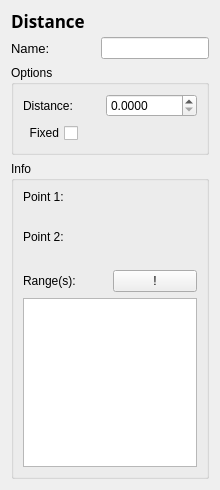
<ui version="4.0" >
 <class>DistanceDialog</class>
 <widget class="QWidget" name="DistanceDialog" >
  <property name="geometry" >
   <rect>
    <x>0</x>
    <y>0</y>
    <width>220</width>
    <height>490</height>
   </rect>
  </property>
  <property name="windowTitle" >
   <string>Form</string>
  </property>
  <layout class="QVBoxLayout" >
   <item>
    <widget class="QLabel" name="label_6" >
     <property name="maximumSize" >
      <size>
       <width>16777215</width>
       <height>20</height>
      </size>
     </property>
     <property name="font" >
      <font>
       <family>Sans Serif</family>
       <pointsize>13</pointsize>
       <weight>75</weight>
       <bold>true</bold>
      </font>
     </property>
     <property name="text" >
      <string>Distance</string>
     </property>
    </widget>
   </item>
   <item>
    <layout class="QHBoxLayout" >
     <property name="spacing" >
      <number>6</number>
     </property>
     <property name="leftMargin" >
      <number>0</number>
     </property>
     <property name="topMargin" >
      <number>0</number>
     </property>
     <property name="rightMargin" >
      <number>0</number>
     </property>
     <property name="bottomMargin" >
      <number>0</number>
     </property>
     <item>
      <widget class="QLabel" name="label_7" >
       <property name="font" >
        <font>
         <pointsize>10</pointsize>
        </font>
       </property>
       <property name="text" >
        <string>Name:</string>
       </property>
      </widget>
     </item>
     <item>
      <spacer>
       <property name="orientation" >
        <enum>Qt::Horizontal</enum>
       </property>
       <property name="sizeHint" >
        <size>
         <width>13</width>
         <height>15</height>
        </size>
       </property>
      </spacer>
     </item>
     <item>
      <widget class="QLineEdit" name="distanceName" />
     </item>
    </layout>
   </item>
   <item>
    <widget class="QGroupBox" name="groupBox_3" >
     <property name="maximumSize" >
      <size>
       <width>16777215</width>
       <height>100</height>
      </size>
     </property>
     <property name="title" >
      <string>Options</string>
     </property>
     <layout class="QVBoxLayout" >
      <item>
       <layout class="QGridLayout" >
        <property name="leftMargin" >
         <number>0</number>
        </property>
        <property name="topMargin" >
         <number>0</number>
        </property>
        <property name="rightMargin" >
         <number>0</number>
        </property>
        <property name="bottomMargin" >
         <number>0</number>
        </property>
        <property name="horizontalSpacing" >
         <number>20</number>
        </property>
        <property name="verticalSpacing" >
         <number>20</number>
        </property>
        <item row="0" column="1" >
         <widget class="QDoubleSpinBox" name="optionDistance" >
          <property name="decimals" >
           <number>4</number>
          </property>
          <property name="maximum" >
           <double>40000.000000000000000</double>
          </property>
         </widget>
        </item>
        <item row="0" column="0" >
         <widget class="QLabel" name="label_8" >
          <property name="text" >
           <string>Distance:</string>
          </property>
         </widget>
        </item>
       </layout>
      </item>
      <item>
       <layout class="QHBoxLayout" >
        <property name="spacing" >
         <number>6</number>
        </property>
        <property name="leftMargin" >
         <number>0</number>
        </property>
        <property name="topMargin" >
         <number>0</number>
        </property>
        <property name="rightMargin" >
         <number>0</number>
        </property>
        <property name="bottomMargin" >
         <number>0</number>
        </property>
        <item>
         <widget class="QCheckBox" name="DistanceFixed" >
          <property name="maximumSize" >
           <size>
            <width>250</width>
            <height>16777215</height>
           </size>
          </property>
          <property name="layoutDirection" >
           <enum>Qt::RightToLeft</enum>
          </property>
          <property name="text" >
           <string>Fixed</string>
          </property>
         </widget>
        </item>
        <item>
         <spacer>
          <property name="orientation" >
           <enum>Qt::Horizontal</enum>
          </property>
          <property name="sizeHint" >
           <size>
            <width>40</width>
            <height>20</height>
           </size>
          </property>
         </spacer>
        </item>
       </layout>
      </item>
     </layout>
    </widget>
   </item>
   <item>
    <widget class="QGroupBox" name="groupBox_4" >
     <property name="maximumSize" >
      <size>
       <width>16777215</width>
       <height>16777215</height>
      </size>
     </property>
     <property name="title" >
      <string>Info</string>
     </property>
     <layout class="QVBoxLayout" >
      <item>
       <layout class="QHBoxLayout" >
        <item>
         <widget class="QLabel" name="label_10" >
          <property name="text" >
           <string>Point 1:</string>
          </property>
         </widget>
        </item>
        <item>
         <widget class="QLabel" name="infoDPoint1Name" >
          <property name="text" >
           <string/>
          </property>
         </widget>
        </item>
       </layout>
      </item>
      <item>
       <widget class="QLabel" name="infoDPoint1Coords" >
        <property name="text" >
         <string/>
        </property>
        <property name="indent" >
         <number>10</number>
        </property>
       </widget>
      </item>
      <item>
       <layout class="QHBoxLayout" >
        <item>
         <widget class="QLabel" name="label_12" >
          <property name="text" >
           <string>Point 2:</string>
          </property>
         </widget>
        </item>
        <item>
         <widget class="QLabel" name="infoDPoint2Name" >
          <property name="text" >
           <string/>
          </property>
         </widget>
        </item>
       </layout>
      </item>
      <item>
       <widget class="QLabel" name="infoDPoint2Coords" >
        <property name="text" >
         <string/>
        </property>
        <property name="indent" >
         <number>10</number>
        </property>
       </widget>
      </item>
      <item>
       <layout class="QHBoxLayout" >
        <item>
         <widget class="QLabel" name="label_9" >
          <property name="text" >
           <string>Range(s):</string>
          </property>
         </widget>
        </item>
        <item>
         <widget class="QPushButton" name="getRanges" >
          <property name="text" >
           <string>!</string>
          </property>
         </widget>
        </item>
       </layout>
      </item>
      <item>
       <widget class="QListWidget" name="parRangeList" />
      </item>
     </layout>
    </widget>
   </item>
  </layout>
 </widget>
 <resources/>
 <connections/>
</ui>
